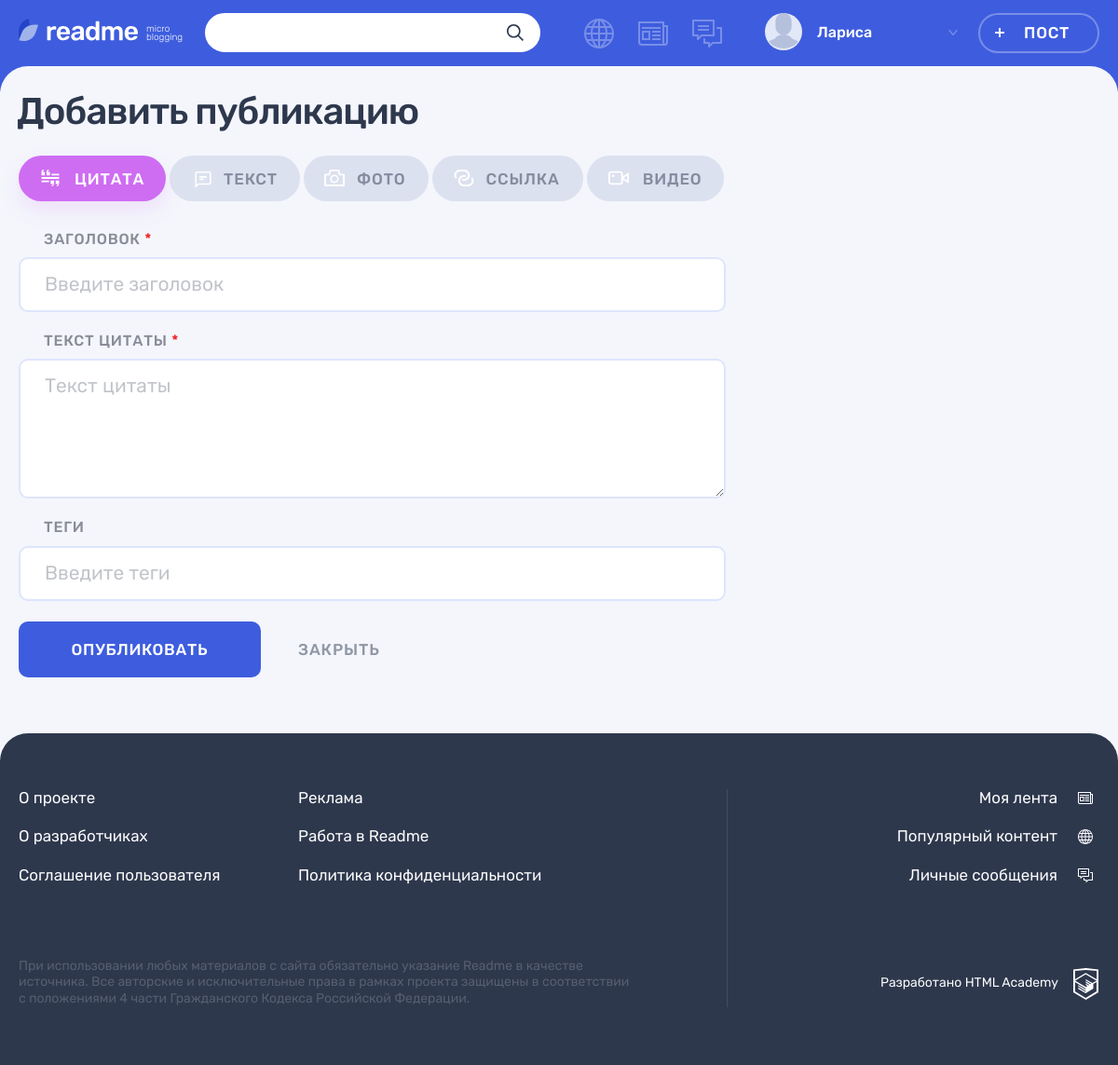
The page /add.php (signed in) on the database its author committed.
### tables this page shows
CREATE TABLE content_type (
  id INT UNSIGNED AUTO_INCREMENT PRIMARY KEY,
  content_title VARCHAR(255) NOT NULL,
  icon_class VARCHAR(255) NOT NULL
);

### helpers.php (called while the page is built, shortened)
<?php
function include_template(string $name, array $data = []): string
{
    $name = 'templates/' . $name;
    extract($data);
    require $name;
    $result = ob_get_clean();
    return $result;
}
function getContent($connect, string $table) {
    $contentType = mysqli_query($connect, "SELECT * FROM $table");
    return $contentType;
}

### templates/adding-post.php (the view, shortened to what this page needs)
<main class="page__main page__main--adding-post">
  <div class="page__main-section">
    <div class="container">
      <h1 class="page__title page__title--adding-post">Добавить публикацию</h1>
    </div>
    <div class="adding-post container">
      <div class="adding-post__tabs-wrapper tabs">
        <div class="adding-post__tabs filters">
          <ul class="adding-post__tabs-list filters__list tabs__list">
            <?php foreach($contentTypes as $type): ?>
                <li class="adding-post__tabs-item filters__item">
                    <a class="adding-post__tabs-link filters__button filters__button--<?= $type['icon_class'] ?> <?= $activeClass = ((isset($_GET['form-type']) && $_GET['form-type'] === $type['icon_class']) || (!isset($_GET['form-type']) && $type['icon_class'] === 'quote')) ? 'filters__button--active' : '' ?> tabs__item tabs__item--active button" href="add.php?form-type=<?= $type['icon_class'] ?>">
                        <svg class="filters__icon" width="22" height="18">
                        <use xlink:href="#icon-filter-<?= $type['icon_class'] ?>"></use>
                        </svg>
                        <span><?= $type['content_title'] ?></span>
                    </a>
                </li>
            <?php endforeach; ?>
          </ul>
        </div>
        <div class="adding-post__tab-content">
          <section class="adding-post__<?= $formType ?> tabs__content tabs__content--active">
            <form class="adding-post__form form" action="add.php?form-type=<?= $formType ?>" method="post" <?= ($formType === $types[2]) ? 'enctype="multipart/form-data"' : "" ?>>
              <div class="form__text-inputs-wrapper">
                <div class="form__text-inputs">
                  <div class="adding-post__input-wrapper form__input-wrapper">
                    <label class="adding-post__label form__label" for="heading">Заголовок <span class="form__input-required">*</span></label>
                      <div class="form__input-section <?= isset($errors['heading']) ? 'form__input-section--error' : '' ?>">
                        <input class="adding-post__input form__input" id="heading" value="<?= $_POST['heading'] ?? "" ?>" type="text" name="heading" placeholder="Введите заголовок">
                    </div>
                  </div>
                  <div class="adding-post__input-wrapper form__input-wrapper">
                    <?php if ($formType === $types[2]): ?>
                        <label class="adding-post__label form__label" for="photo-url">Ссылка из интернета</label>
                        <div class="form__input-section <?= isset($errors['photo-url']) ? 'form__input-section--error' : '' ?>">
                            <input class="adding-post__input form__input" id="photo-url" value="<?= $POST['photo-url'] ?? "" ?>" type="text" name="photo-url" placeholder="Введите ссылку">
                            <button class="form__error-button button" type="button">!<span class="visually-hidden">Информация об ошибке</span></button>
                            <div class="form__error-text">
                                <h3 class="form__error-title">Заголовок сообщения</h3>
                                <p class="form__error-desc"><?= $errors['photo-url'] ?></p>
                            </div>
                        </div>
                    <?php elseif ($formType === $types[0] || !isset($_GET['form-type']) || empty($_GET['form-type'])): ?>
                        <label class="adding-post__label form__label" for="cite-text">Текст цитаты <span class="form__input-required">*</span></label>
                        <div class="form__input-section  <?= isset($errors['cite-text']) ? 'form__input-section--error' : '' ?>">
                            <textarea class="adding-post__textarea adding-post__textarea--quote form__textarea form__input " id="cite-text" name="cite-text" placeholder="Текст цитаты"><?= $_POST['cite-text'] ?? ""; ?></textarea>
                        </div>
                    <?php endif; ?>
                  </div>
                  <div class="adding-post__input-wrapper form__input-wrapper">
                    <label class="adding-post__label form__label" for="tags">Теги</label>
                    <div class="form__input-section <?= isset($errors['tags']) ? 'form__input-section--error' : '' ?>">
                      <input class="adding-post__input form__input" id="tags" value="<?= $_POST['tags'] ?? "" ?>" type="text" name="tags" placeholder="Введите теги">
                    </div>
                  </div>
                </div>
              </div>
              <div class="adding-post__buttons">
                <button class="adding-post__submit button button--main" type="submit">Опубликовать</button>
                <a class="adding-post__close" href="#">Закрыть</a>
              </div>
            </form>
          </section>
        </div>
      </div>
    </div>
  </div>
</main>
<div class="modal modal--adding">
</div>

### rows shown on the page
content_type: content_title "ЦИТАТА"
content_type: content_title "ТЕКСТ"
content_type: content_title "ФОТО"
content_type: content_title "ССЫЛКА"
content_type: content_title "ВИДЕО"

### other values the page prints
$userName "Лариса"
